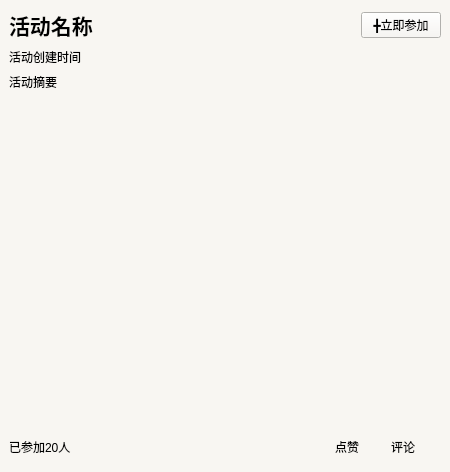
<?xml version="1.0" encoding="UTF-8"?>
<ui version="4.0">
 <class>ContentItem</class>
 <widget class="QWidget" name="ContentItem">
  <property name="geometry">
   <rect>
    <x>0</x>
    <y>0</y>
    <width>450</width>
    <height>472</height>
   </rect>
  </property>
  <property name="windowTitle">
   <string>Form</string>
  </property>
  <layout class="QGridLayout" name="gridLayout_4">
   <property name="leftMargin">
    <number>0</number>
   </property>
   <property name="topMargin">
    <number>0</number>
   </property>
   <property name="rightMargin">
    <number>0</number>
   </property>
   <property name="bottomMargin">
    <number>0</number>
   </property>
   <property name="spacing">
    <number>0</number>
   </property>
   <item row="0" column="0">
    <widget class="QWidget" name="widget" native="true">
     <property name="styleSheet">
      <string notr="true">background-color:rgb(248,246,242);</string>
     </property>
     <layout class="QGridLayout" name="gridLayout">
      <property name="leftMargin">
       <number>0</number>
      </property>
      <property name="topMargin">
       <number>0</number>
      </property>
      <property name="rightMargin">
       <number>0</number>
      </property>
      <property name="bottomMargin">
       <number>0</number>
      </property>
      <property name="spacing">
       <number>0</number>
      </property>
      <item row="0" column="0">
       <widget class="QWidget" name="widgetHead" native="true">
        <property name="minimumSize">
         <size>
          <width>0</width>
          <height>100</height>
         </size>
        </property>
        <property name="maximumSize">
         <size>
          <width>16777215</width>
          <height>100</height>
         </size>
        </property>
        <layout class="QGridLayout" name="gridLayout_2">
         <item row="0" column="0">
          <widget class="QLabel" name="label_name">
           <property name="font">
            <font>
             <family>宋体</family>
             <pointsize>16</pointsize>
             <weight>75</weight>
             <bold>true</bold>
            </font>
           </property>
           <property name="text">
            <string>活动名称</string>
           </property>
          </widget>
         </item>
         <item row="0" column="1">
          <spacer name="horizontalSpacer">
           <property name="orientation">
            <enum>Qt::Horizontal</enum>
           </property>
           <property name="sizeHint" stdset="0">
            <size>
             <width>236</width>
             <height>17</height>
            </size>
           </property>
          </spacer>
         </item>
         <item row="2" column="0" colspan="2">
          <widget class="QLabel" name="label_abstract">
           <property name="minimumSize">
            <size>
             <width>0</width>
             <height>0</height>
            </size>
           </property>
           <property name="maximumSize">
            <size>
             <width>16777215</width>
             <height>16777215</height>
            </size>
           </property>
           <property name="text">
            <string>活动摘要</string>
           </property>
          </widget>
         </item>
         <item row="0" column="2">
          <widget class="QPushButton" name="toolButton_sign_up">
           <property name="text">
            <string>╋立即参加</string>
           </property>
          </widget>
         </item>
         <item row="1" column="0" colspan="2">
          <widget class="QLabel" name="label_create_time">
           <property name="minimumSize">
            <size>
             <width>0</width>
             <height>0</height>
            </size>
           </property>
           <property name="maximumSize">
            <size>
             <width>16777215</width>
             <height>16777215</height>
            </size>
           </property>
           <property name="text">
            <string>活动创建时间</string>
           </property>
          </widget>
         </item>
        </layout>
       </widget>
      </item>
      <item row="1" column="0">
       <widget class="QWidget" name="widget_2" native="true">
        <layout class="QGridLayout" name="gridLayout_3">
         <property name="leftMargin">
          <number>0</number>
         </property>
         <property name="topMargin">
          <number>0</number>
         </property>
         <property name="rightMargin">
          <number>0</number>
         </property>
         <property name="bottomMargin">
          <number>0</number>
         </property>
         <property name="spacing">
          <number>0</number>
         </property>
         <item row="0" column="0">
          <spacer name="horizontalSpacer_4">
           <property name="orientation">
            <enum>Qt::Horizontal</enum>
           </property>
           <property name="sizeType">
            <enum>QSizePolicy::Fixed</enum>
           </property>
           <property name="sizeHint" stdset="0">
            <size>
             <width>40</width>
             <height>20</height>
            </size>
           </property>
          </spacer>
         </item>
         <item row="0" column="1">
          <widget class="QWidget" name="widgetImageContent" native="true">
           <property name="minimumSize">
            <size>
             <width>315</width>
             <height>315</height>
            </size>
           </property>
           <property name="maximumSize">
            <size>
             <width>315</width>
             <height>315</height>
            </size>
           </property>
           <property name="toolTip">
            <string/>
           </property>
           <property name="whatsThis">
            <string/>
           </property>
          </widget>
         </item>
         <item row="0" column="2">
          <spacer name="horizontalSpacer_3">
           <property name="orientation">
            <enum>Qt::Horizontal</enum>
           </property>
           <property name="sizeType">
            <enum>QSizePolicy::Expanding</enum>
           </property>
           <property name="sizeHint" stdset="0">
            <size>
             <width>62</width>
             <height>20</height>
            </size>
           </property>
          </spacer>
         </item>
         <item row="1" column="0" colspan="3">
          <widget class="QWidget" name="widgetFoot" native="true">
           <property name="maximumSize">
            <size>
             <width>16777215</width>
             <height>35</height>
            </size>
           </property>
           <layout class="QHBoxLayout" name="horizontalLayout">
            <item>
             <widget class="QLabel" name="label_join_num">
              <property name="text">
               <string>已参加20人</string>
              </property>
             </widget>
            </item>
            <item>
             <spacer name="horizontalSpacer_2">
              <property name="orientation">
               <enum>Qt::Horizontal</enum>
              </property>
              <property name="sizeHint" stdset="0">
               <size>
                <width>201</width>
                <height>14</height>
               </size>
              </property>
             </spacer>
            </item>
            <item>
             <widget class="QLabel" name="label_5">
              <property name="minimumSize">
               <size>
                <width>50</width>
                <height>0</height>
               </size>
              </property>
              <property name="maximumSize">
               <size>
                <width>50</width>
                <height>16777215</height>
               </size>
              </property>
              <property name="text">
               <string>点赞</string>
              </property>
             </widget>
            </item>
            <item>
             <widget class="QLabel" name="label_6">
              <property name="minimumSize">
               <size>
                <width>50</width>
                <height>0</height>
               </size>
              </property>
              <property name="maximumSize">
               <size>
                <width>50</width>
                <height>16777215</height>
               </size>
              </property>
              <property name="text">
               <string>评论</string>
              </property>
             </widget>
            </item>
           </layout>
          </widget>
         </item>
        </layout>
       </widget>
      </item>
     </layout>
    </widget>
   </item>
  </layout>
 </widget>
 <resources/>
 <connections/>
</ui>
